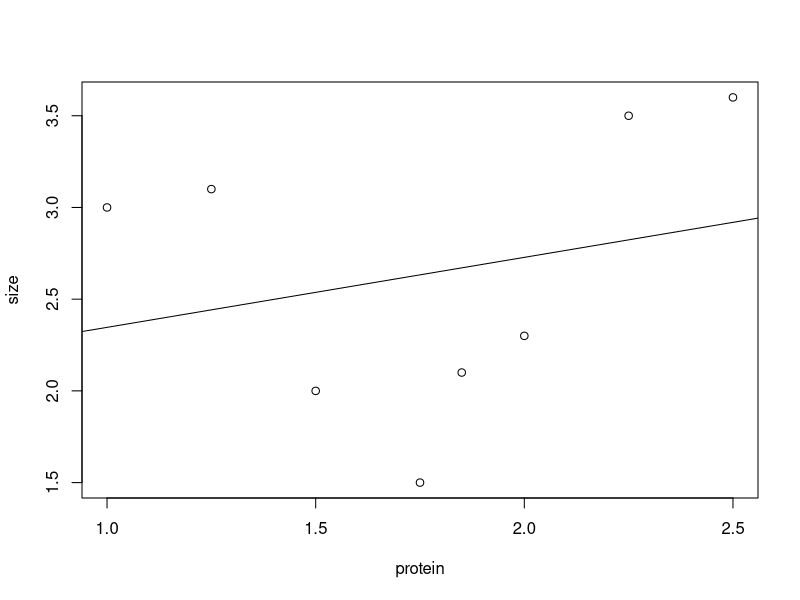

Write R code to recreate this figure.

# Simple regression

size <- c(3, 3.1, 2, 1.5, 2.3, 3.5, 3.6, 2.1)
protein <- c(1, 1.25, 1.5, 1.75, 2, 2.25, 2.5, 1.85)

plot(y = size, x = protein)

mod1 <- lm(size ~ protein)
abline(mod1)
summary(mod1) # estimated intercept, and slope

model.matrix(mod1) # design matrix for the simple regression

model.matrix(~protein) # the design matrix ONLY depends on the predictors.

## second example with two continuous predictors.

# now we have carbohydrates as well.

carbs <- c(0, 0.25, 0.5, 0.75, 1, 1.25, 1.5, 0.85)

mod2 <- lm( size ~ 1 + protein + carbs)

model.matrix(mod2)


# third example with a single discrete predictor (to demonstrate indicator/dummy variable coding)

# our predictor
water <- c("lake", "lake", "lake", "pond", "pond", "pond")

# our response variables (we model them seperately)

Nitrogen <- c(2,2.5, 2.1, 3.1, 3.1, 2.8 )

Phos <- c(2,2.5, 2.1, 1.6, 1.1, 1.8 )

mod_water <- lm(Nitrogen ~ 1 + water) # remember the "1" is there by default, so even Nitrogen ~ water gives same model
summary(mod_water) 

model.matrix(mod_water) # treatment contrast coding.

#means of each group of water
tapply(Nitrogen, water, mean)


## same idea with a second response, but same predictor (design matrix does not change)
mod_water_P <- lm(Phos ~ 1 + water)
summary(mod_water_P)
tapply(Phos, water, mean)
model.matrix(mod_water_P)

# how about cell means model.
# just need to suppress the global intercept.
# note, this is not the real way of doing cell means, but it is fine for now.

mod_water_cell <- lm(Nitrogen ~ 0 + water)
summary(mod_water_cell)
model.matrix(mod_water_cell)
